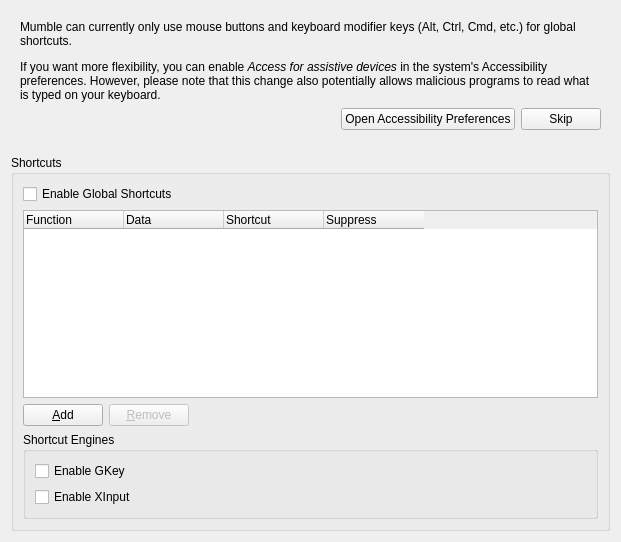
<?xml version="1.0" encoding="UTF-8"?>
<ui version="4.0">
 <class>GlobalShortcut</class>
 <widget class="QWidget" name="GlobalShortcut">
  <property name="geometry">
   <rect>
    <x>0</x>
    <y>0</y>
    <width>621</width>
    <height>542</height>
   </rect>
  </property>
  <layout class="QVBoxLayout" name="verticalLayout">
   <item>
    <widget class="QWidget" name="qwWarningContainer" native="true">
     <layout class="QVBoxLayout">
      <property name="leftMargin">
       <number>0</number>
      </property>
      <property name="topMargin">
       <number>0</number>
      </property>
      <property name="rightMargin">
       <number>0</number>
      </property>
      <property name="bottomMargin">
       <number>0</number>
      </property>
      <item>
       <widget class="QWidget" name="qwMacWarning" native="true">
        <layout class="QVBoxLayout" name="verticalLayout_4">
         <item>
          <widget class="QLabel" name="label">
           <property name="text">
            <string>&lt;html&gt;&lt;head/&gt;&lt;body&gt;&lt;p&gt;Mumble can currently only use mouse buttons and keyboard modifier keys (Alt, Ctrl, Cmd, etc.) for global shortcuts.&lt;/p&gt;&lt;p&gt;If you want more flexibility, you can enable &lt;span style=&quot; font-style:italic;&quot;&gt;Access for assistive devices&lt;/span&gt; in the system's Accessibility preferences. However, please note that this change also potentially allows malicious programs to read what is typed on your keyboard.&lt;/p&gt;&lt;/body&gt;&lt;/html&gt;</string>
           </property>
           <property name="textFormat">
            <enum>Qt::RichText</enum>
           </property>
           <property name="wordWrap">
            <bool>true</bool>
           </property>
          </widget>
         </item>
         <item>
          <layout class="QHBoxLayout" name="horizontalLayout_2">
           <item>
            <spacer name="horizontalSpacer_2">
             <property name="orientation">
              <enum>Qt::Horizontal</enum>
             </property>
             <property name="sizeHint" stdset="0">
              <size>
               <width>40</width>
               <height>20</height>
              </size>
             </property>
            </spacer>
           </item>
           <item>
            <widget class="QPushButton" name="qpbOpenAccessibilityPrefs">
             <property name="text">
              <string>Open Accessibility Preferences</string>
             </property>
            </widget>
           </item>
           <item>
            <widget class="QPushButton" name="qpbSkipWarning">
             <property name="text">
              <string>Skip</string>
             </property>
            </widget>
           </item>
          </layout>
         </item>
        </layout>
       </widget>
      </item>
      <item>
       <spacer name="verticalSpacer">
        <property name="orientation">
         <enum>Qt::Vertical</enum>
        </property>
        <property name="sizeType">
         <enum>QSizePolicy::Fixed</enum>
        </property>
        <property name="sizeHint" stdset="0">
         <size>
          <width>20</width>
          <height>10</height>
         </size>
        </property>
       </spacer>
      </item>
     </layout>
    </widget>
   </item>
   <item>
    <widget class="QGroupBox" name="qgbShortcuts">
     <property name="title">
      <string>Shortcuts</string>
     </property>
     <layout class="QVBoxLayout" name="verticalLayout_3">
      <item>
       <layout class="QVBoxLayout" name="verticalLayout_2">
        <item>
         <widget class="QCheckBox" name="qcbEnableGlobalShortcuts">
          <property name="text">
           <string>Enable Global Shortcuts</string>
          </property>
         </widget>
        </item>
        <item>
         <widget class="QTreeWidget" name="qtwShortcuts">
          <property name="toolTip">
           <string>List of configured shortcuts</string>
          </property>
          <property name="editTriggers">
           <set>QAbstractItemView::AllEditTriggers</set>
          </property>
          <property name="alternatingRowColors">
           <bool>true</bool>
          </property>
          <property name="rootIsDecorated">
           <bool>false</bool>
          </property>
          <property name="uniformRowHeights">
           <bool>true</bool>
          </property>
          <attribute name="headerDefaultSectionSize">
           <number>100</number>
          </attribute>
          <attribute name="headerMinimumSectionSize">
           <number>50</number>
          </attribute>
          <attribute name="headerStretchLastSection">
           <bool>false</bool>
          </attribute>
          <column>
           <property name="text">
            <string>Function</string>
           </property>
          </column>
          <column>
           <property name="text">
            <string>Data</string>
           </property>
          </column>
          <column>
           <property name="text">
            <string>Shortcut</string>
           </property>
          </column>
          <column>
           <property name="text">
            <string>Suppress</string>
           </property>
          </column>
         </widget>
        </item>
       </layout>
      </item>
      <item>
       <layout class="QHBoxLayout" name="horizontalLayout">
        <item>
         <widget class="QPushButton" name="qpbAdd">
          <property name="toolTip">
           <string>Add new shortcut</string>
          </property>
          <property name="whatsThis">
           <string>This will add a new global shortcut</string>
          </property>
          <property name="text">
           <string>&amp;Add</string>
          </property>
         </widget>
        </item>
        <item>
         <widget class="QPushButton" name="qpbRemove">
          <property name="enabled">
           <bool>false</bool>
          </property>
          <property name="toolTip">
           <string>Remove selected shortcut</string>
          </property>
          <property name="whatsThis">
           <string>This will permanently remove a selected shortcut.</string>
          </property>
          <property name="text">
           <string>&amp;Remove</string>
          </property>
         </widget>
        </item>
        <item>
         <spacer name="horizontalSpacer">
          <property name="orientation">
           <enum>Qt::Horizontal</enum>
          </property>
          <property name="sizeHint" stdset="0">
           <size>
            <width>59</width>
            <height>20</height>
           </size>
          </property>
         </spacer>
        </item>
       </layout>
      </item>
      <item>
       <widget class="QGroupBox" name="qgbWindowsShortcutEngines">
        <property name="whatsThis">
         <string>&lt;p&gt;This section allows you to configure the availability of additional GlobalShortcut engines.&lt;/p&gt;</string>
        </property>
        <property name="title">
         <string>Shortcut Engines</string>
        </property>
        <layout class="QVBoxLayout" name="verticalLayout_5">
         <item>
          <widget class="QCheckBox" name="qcbEnableGKey">
           <property name="whatsThis">
            <string>&lt;/p&gt;This setting enables support for the GKey GlobalShortcutEngine&lt;/p&gt;</string>
           </property>
           <property name="text">
            <string>Enable GKey</string>
           </property>
          </widget>
         </item>
         <item>
          <widget class="QCheckBox" name="qcbEnableXboxInput">
           <property name="whatsThis">
            <string>&lt;/p&gt;This setting enables support for the XInput GlobalShortcutEngine, for Xbox compatible controllers.&lt;/p&gt;</string>
           </property>
           <property name="text">
            <string>Enable XInput</string>
           </property>
          </widget>
         </item>
        </layout>
       </widget>
      </item>
     </layout>
    </widget>
   </item>
  </layout>
 </widget>
 <resources/>
 <connections/>
</ui>
